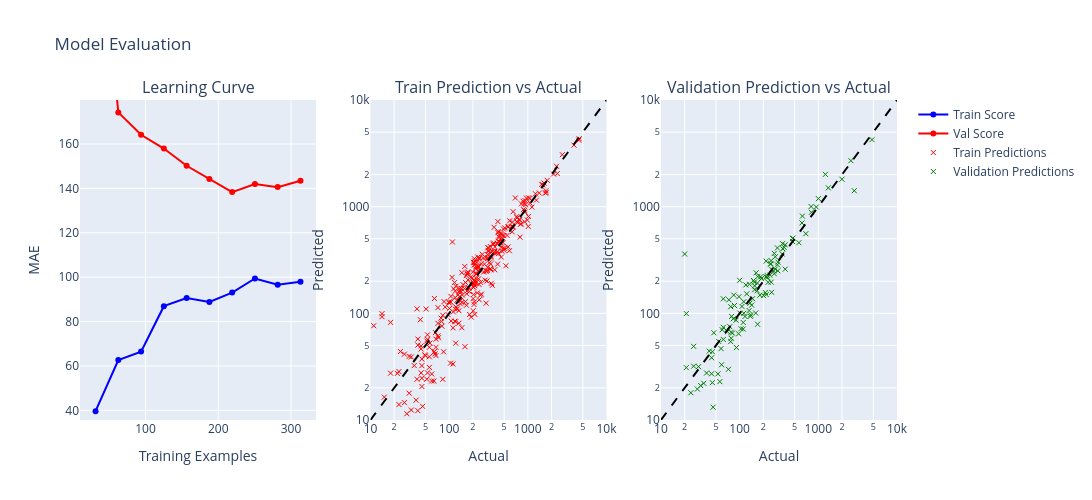

The code cell stored with this chart in its notebook:
### Code cell
plotting_pred_vs_actual_LC(pipeline11, X_train_ride_11, y_train_ride_11, X_val_ride_11, y_val_ride_11, X_train_ride_T1, X_val_ride_T1)
